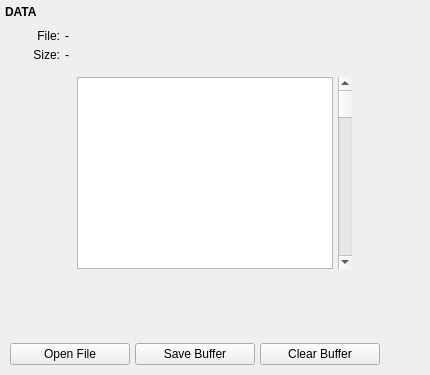
     <widget class="QWidget" name="widget_2" native="true">
      <property name="sizePolicy">
       <sizepolicy hsizetype="Expanding" vsizetype="Expanding">
        <horstretch>0</horstretch>
        <verstretch>0</verstretch>
       </sizepolicy>
      </property>
      <property name="minimumSize">
       <size>
        <width>0</width>
        <height>0</height>
       </size>
      </property>
      <property name="maximumSize">
       <size>
        <width>16777215</width>
        <height>16777215</height>
       </size>
      </property>
      <layout class="QVBoxLayout" name="verticalLayout_2">
       <property name="spacing">
        <number>5</number>
       </property>
       <property name="leftMargin">
        <number>5</number>
       </property>
       <property name="topMargin">
        <number>5</number>
       </property>
       <property name="rightMargin">
        <number>5</number>
       </property>
       <property name="bottomMargin">
        <number>5</number>
       </property>
       <item alignment="Qt::AlignTop">
        <widget class="QLabel" name="label_17">
         <property name="sizePolicy">
          <sizepolicy hsizetype="Expanding" vsizetype="Preferred">
           <horstretch>0</horstretch>
           <verstretch>0</verstretch>
          </sizepolicy>
         </property>
         <property name="font">
          <font>
           <weight>75</weight>
           <bold>true</bold>
          </font>
         </property>
         <property name="text">
          <string>DATA</string>
         </property>
        </widget>
       </item>
       <item>
        <widget class="QWidget" name="widget_7" native="true">
         <layout class="QFormLayout" name="formLayout_3">
          <property name="formAlignment">
           <set>Qt::AlignLeading|Qt::AlignLeft|Qt::AlignTop</set>
          </property>
          <property name="horizontalSpacing">
           <number>5</number>
          </property>
          <property name="verticalSpacing">
           <number>5</number>
          </property>
          <property name="leftMargin">
           <number>5</number>
          </property>
          <property name="topMargin">
           <number>5</number>
          </property>
          <property name="rightMargin">
           <number>5</number>
          </property>
          <property name="bottomMargin">
           <number>5</number>
          </property>
          <item row="7" column="1">
           <widget class="QLabel" name="labelDataSize">
            <property name="sizePolicy">
             <sizepolicy hsizetype="Expanding" vsizetype="Preferred">
              <horstretch>0</horstretch>
              <verstretch>0</verstretch>
             </sizepolicy>
            </property>
            <property name="text">
             <string>-</string>
            </property>
           </widget>
          </item>
          <item row="7" column="0">
           <widget class="QLabel" name="label_4">
            <property name="minimumSize">
             <size>
              <width>50</width>
              <height>0</height>
             </size>
            </property>
            <property name="maximumSize">
             <size>
              <width>50</width>
              <height>16777215</height>
             </size>
            </property>
            <property name="text">
             <string>Size:</string>
            </property>
            <property name="alignment">
             <set>Qt::AlignRight|Qt::AlignTrailing|Qt::AlignVCenter</set>
            </property>
           </widget>
          </item>
          <item row="1" column="0">
           <widget class="QLabel" name="label_3">
            <property name="minimumSize">
             <size>
              <width>50</width>
              <height>0</height>
             </size>
            </property>
            <property name="maximumSize">
             <size>
              <width>50</width>
              <height>16777215</height>
             </size>
            </property>
            <property name="text">
             <string>File:</string>
            </property>
            <property name="alignment">
             <set>Qt::AlignRight|Qt::AlignTrailing|Qt::AlignVCenter</set>
            </property>
           </widget>
          </item>
          <item row="1" column="1">
           <widget class="QLabel" name="labelDataFile">
            <property name="sizePolicy">
             <sizepolicy hsizetype="Expanding" vsizetype="Preferred">
              <horstretch>0</horstretch>
              <verstretch>0</verstretch>
             </sizepolicy>
            </property>
            <property name="text">
             <string>-</string>
            </property>
            <property name="wordWrap">
             <bool>true</bool>
            </property>
           </widget>
          </item>
         </layout>
        </widget>
       </item>
       <item alignment="Qt::AlignHCenter">
        <widget class="QWidget" name="widget_5" native="true">
         <property name="sizePolicy">
          <sizepolicy hsizetype="Preferred" vsizetype="Preferred">
           <horstretch>0</horstretch>
           <verstretch>0</verstretch>
          </sizepolicy>
         </property>
         <property name="minimumSize">
          <size>
           <width>0</width>
           <height>0</height>
          </size>
         </property>
         <layout class="QHBoxLayout" name="horizontalLayout_3">
          <property name="spacing">
           <number>5</number>
          </property>
          <property name="leftMargin">
           <number>5</number>
          </property>
          <property name="topMargin">
           <number>5</number>
          </property>
          <property name="rightMargin">
           <number>5</number>
          </property>
          <property name="bottomMargin">
           <number>5</number>
          </property>
          <item>
           <widget class="QTableView" name="tableDataBuffer">
            <property name="sizePolicy">
             <sizepolicy hsizetype="Preferred" vsizetype="Preferred">
              <horstretch>0</horstretch>
              <verstretch>0</verstretch>
             </sizepolicy>
            </property>
            <property name="font">
             <font>
              <family>Courier New</family>
             </font>
            </property>
            <property name="verticalScrollBarPolicy">
             <enum>Qt::ScrollBarAlwaysOff</enum>
            </property>
            <property name="horizontalScrollBarPolicy">
             <enum>Qt::ScrollBarAlwaysOff</enum>
            </property>
            <property name="autoScroll">
             <bool>true</bool>
            </property>
            <property name="alternatingRowColors">
             <bool>true</bool>
            </property>
            <property name="selectionMode">
             <enum>QAbstractItemView::SingleSelection</enum>
            </property>
            <attribute name="horizontalHeaderDefaultSectionSize">
             <number>80</number>
            </attribute>
            <attribute name="horizontalHeaderMinimumSectionSize">
             <number>80</number>
            </attribute>
           </widget>
          </item>
          <item>
           <widget class="QScrollBar" name="scrollDataBuffer">
            <property name="orientation">
             <enum>Qt::Vertical</enum>
            </property>
           </widget>
          </item>
         </layout>
        </widget>
       </item>
       <item>
        <widget class="QLabel" name="labelHashResult">
         <property name="font">
          <font>
           <family>Courier New</family>
          </font>
         </property>
         <property name="text">
          <string/>
         </property>
         <property name="textInteractionFlags">
          <set>Qt::TextSelectableByMouse</set>
         </property>
        </widget>
       </item>
       <item>
        <spacer name="verticalSpacer_2">
         <property name="orientation">
          <enum>Qt::Vertical</enum>
         </property>
         <property name="sizeHint" stdset="0">
          <size>
           <width>20</width>
           <height>40</height>
          </size>
         </property>
        </spacer>
       </item>
       <item>
        <widget class="QWidget" name="widget_6" native="true">
         <property name="sizePolicy">
          <sizepolicy hsizetype="Expanding" vsizetype="Expanding">
           <horstretch>0</horstretch>
           <verstretch>0</verstretch>
          </sizepolicy>
         </property>
         <layout class="QHBoxLayout" name="horizontalLayout">
          <property name="spacing">
           <number>5</number>
          </property>
          <property name="leftMargin">
           <number>5</number>
          </property>
          <property name="topMargin">
           <number>5</number>
          </property>
          <property name="rightMargin">
           <number>5</number>
          </property>
          <property name="bottomMargin">
           <number>5</number>
          </property>
          <item>
           <widget class="QPushButton" name="buttonOpenFile">
            <property name="minimumSize">
             <size>
              <width>120</width>
              <height>0</height>
             </size>
            </property>
            <property name="text">
             <string>Open File</string>
            </property>
           </widget>
          </item>
          <item>
           <widget class="QPushButton" name="buttonSaveBuffer">
            <property name="minimumSize">
             <size>
              <width>120</width>
              <height>0</height>
             </size>
            </property>
            <property name="text">
             <string>Save Buffer</string>
            </property>
           </widget>
          </item>
          <item>
           <widget class="QPushButton" name="buttonClearBuffer">
            <property name="minimumSize">
             <size>
              <width>120</width>
              <height>0</height>
             </size>
            </property>
            <property name="text">
             <string>Clear Buffer</string>
            </property>
           </widget>
          </item>
          <item>
           <spacer name="horizontalSpacer">
            <property name="orientation">
             <enum>Qt::Horizontal</enum>
            </property>
            <property name="sizeHint" stdset="0">
             <size>
              <width>40</width>
              <height>20</height>
             </size>
            </property>
           </spacer>
          </item>
         </layout>
        </widget>
       </item>
      </layout>
     </widget>
